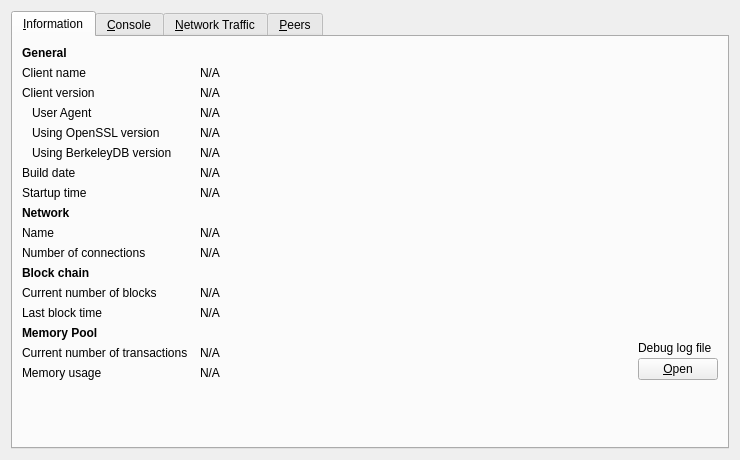
<?xml version="1.0" encoding="UTF-8"?>
<ui version="4.0">
 <class>RPCConsole</class>
 <widget class="QWidget" name="RPCConsole">
  <property name="geometry">
   <rect>
    <x>0</x>
    <y>0</y>
    <width>740</width>
    <height>450</height>
   </rect>
  </property>
  <property name="windowTitle">
   <string>Debug window</string>
  </property>
  <layout class="QVBoxLayout" name="verticalLayout_2">
   <item>
    <widget class="QTabWidget" name="tabWidget">
     <property name="currentIndex">
      <number>0</number>
     </property>
     <widget class="QWidget" name="tab_info">
      <attribute name="title">
       <string>&amp;Information</string>
      </attribute>
      <layout class="QGridLayout" name="gridLayout" columnstretch="0,1,0">
       <property name="horizontalSpacing">
        <number>12</number>
       </property>
       <item row="0" column="0">
        <widget class="QLabel" name="label_9">
         <property name="font">
          <font>
           <weight>75</weight>
           <bold>true</bold>
          </font>
         </property>
         <property name="text">
          <string>General</string>
         </property>
        </widget>
       </item>
       <item row="1" column="0">
        <widget class="QLabel" name="label_5">
         <property name="text">
          <string>Client name</string>
         </property>
        </widget>
       </item>
       <item row="1" column="1" colspan="2">
        <widget class="QLabel" name="clientName">
         <property name="cursor">
          <cursorShape>IBeamCursor</cursorShape>
         </property>
         <property name="text">
          <string>N/A</string>
         </property>
         <property name="textFormat">
          <enum>Qt::PlainText</enum>
         </property>
         <property name="textInteractionFlags">
          <set>Qt::LinksAccessibleByMouse|Qt::TextSelectableByKeyboard|Qt::TextSelectableByMouse</set>
         </property>
        </widget>
       </item>
       <item row="2" column="0">
        <widget class="QLabel" name="label_6">
         <property name="text">
          <string>Client version</string>
         </property>
        </widget>
       </item>
       <item row="2" column="1" colspan="2">
        <widget class="QLabel" name="clientVersion">
         <property name="cursor">
          <cursorShape>IBeamCursor</cursorShape>
         </property>
         <property name="text">
          <string>N/A</string>
         </property>
         <property name="textFormat">
          <enum>Qt::PlainText</enum>
         </property>
         <property name="textInteractionFlags">
          <set>Qt::LinksAccessibleByMouse|Qt::TextSelectableByKeyboard|Qt::TextSelectableByMouse</set>
         </property>
        </widget>
       </item>
       <item row="3" column="0">
        <widget class="QLabel" name="labelClientUserAgent">
         <property name="text">
          <string>User Agent</string>
         </property>
         <property name="indent">
          <number>10</number>
         </property>
        </widget>
       </item>
       <item row="3" column="1" colspan="2">
        <widget class="QLabel" name="clientUserAgent">
         <property name="cursor">
          <cursorShape>IBeamCursor</cursorShape>
         </property>
         <property name="text">
          <string>N/A</string>
         </property>
         <property name="textFormat">
          <enum>Qt::PlainText</enum>
         </property>
         <property name="textInteractionFlags">
          <set>Qt::LinksAccessibleByMouse|Qt::TextSelectableByKeyboard|Qt::TextSelectableByMouse</set>
         </property>
        </widget>
       </item>
       <item row="4" column="0">
        <widget class="QLabel" name="label_14">
         <property name="text">
          <string>Using OpenSSL version</string>
         </property>
         <property name="indent">
          <number>10</number>
         </property>
        </widget>
       </item>
       <item row="4" column="1" colspan="2">
        <widget class="QLabel" name="openSSLVersion">
         <property name="cursor">
          <cursorShape>IBeamCursor</cursorShape>
         </property>
         <property name="text">
          <string>N/A</string>
         </property>
         <property name="textFormat">
          <enum>Qt::PlainText</enum>
         </property>
         <property name="textInteractionFlags">
          <set>Qt::LinksAccessibleByMouse|Qt::TextSelectableByKeyboard|Qt::TextSelectableByMouse</set>
         </property>
        </widget>
       </item>
       <item row="5" column="0">
        <widget class="QLabel" name="label_berkeleyDBVersion">
         <property name="text">
          <string>Using BerkeleyDB version</string>
         </property>
         <property name="indent">
          <number>10</number>
         </property>
        </widget>
       </item>
       <item row="5" column="1" colspan="2">
        <widget class="QLabel" name="berkeleyDBVersion">
         <property name="cursor">
          <cursorShape>IBeamCursor</cursorShape>
         </property>
         <property name="text">
          <string>N/A</string>
         </property>
         <property name="textFormat">
          <enum>Qt::PlainText</enum>
         </property>
         <property name="textInteractionFlags">
          <set>Qt::LinksAccessibleByMouse|Qt::TextSelectableByKeyboard|Qt::TextSelectableByMouse</set>
         </property>
        </widget>
       </item>
       <item row="6" column="0">
        <widget class="QLabel" name="label_12">
         <property name="text">
          <string>Build date</string>
         </property>
        </widget>
       </item>
       <item row="6" column="1" colspan="2">
        <widget class="QLabel" name="buildDate">
         <property name="cursor">
          <cursorShape>IBeamCursor</cursorShape>
         </property>
         <property name="text">
          <string>N/A</string>
         </property>
         <property name="textFormat">
          <enum>Qt::PlainText</enum>
         </property>
         <property name="textInteractionFlags">
          <set>Qt::LinksAccessibleByMouse|Qt::TextSelectableByKeyboard|Qt::TextSelectableByMouse</set>
         </property>
        </widget>
       </item>
       <item row="7" column="0">
        <widget class="QLabel" name="label_13">
         <property name="text">
          <string>Startup time</string>
         </property>
        </widget>
       </item>
       <item row="7" column="1" colspan="2">
        <widget class="QLabel" name="startupTime">
         <property name="cursor">
          <cursorShape>IBeamCursor</cursorShape>
         </property>
         <property name="text">
          <string>N/A</string>
         </property>
         <property name="textFormat">
          <enum>Qt::PlainText</enum>
         </property>
         <property name="textInteractionFlags">
          <set>Qt::LinksAccessibleByMouse|Qt::TextSelectableByKeyboard|Qt::TextSelectableByMouse</set>
         </property>
        </widget>
       </item>
       <item row="9" column="0">
        <widget class="QLabel" name="label_8">
         <property name="text">
          <string>Name</string>
         </property>
        </widget>
       </item>
       <item row="9" column="1" colspan="2">
        <widget class="QLabel" name="networkName">
         <property name="cursor">
          <cursorShape>IBeamCursor</cursorShape>
         </property>
         <property name="text">
          <string>N/A</string>
         </property>
         <property name="textFormat">
          <enum>Qt::PlainText</enum>
         </property>
         <property name="textInteractionFlags">
          <set>Qt::LinksAccessibleByMouse|Qt::TextSelectableByKeyboard|Qt::TextSelectableByMouse</set>
         </property>
        </widget>
       </item>
       <item row="10" column="0">
        <widget class="QLabel" name="label_7">
         <property name="text">
          <string>Number of connections</string>
         </property>
        </widget>
       </item>
       <item row="10" column="1" colspan="2">
        <widget class="QLabel" name="numberOfConnections">
         <property name="cursor">
          <cursorShape>IBeamCursor</cursorShape>
         </property>
         <property name="text">
          <string>N/A</string>
         </property>
         <property name="textFormat">
          <enum>Qt::PlainText</enum>
         </property>
         <property name="textInteractionFlags">
          <set>Qt::LinksAccessibleByMouse|Qt::TextSelectableByKeyboard|Qt::TextSelectableByMouse</set>
         </property>
        </widget>
       </item>
       <item row="11" column="0">
        <widget class="QLabel" name="label_10">
         <property name="font">
          <font>
           <weight>75</weight>
           <bold>true</bold>
          </font>
         </property>
         <property name="text">
          <string>Block chain</string>
         </property>
        </widget>
       </item>
       <item row="12" column="0">
        <widget class="QLabel" name="label_3">
         <property name="text">
          <string>Current number of blocks</string>
         </property>
        </widget>
       </item>
       <item row="12" column="1" colspan="2">
        <widget class="QLabel" name="numberOfBlocks">
         <property name="cursor">
          <cursorShape>IBeamCursor</cursorShape>
         </property>
         <property name="text">
          <string>N/A</string>
         </property>
         <property name="textFormat">
          <enum>Qt::PlainText</enum>
         </property>
         <property name="textInteractionFlags">
          <set>Qt::LinksAccessibleByMouse|Qt::TextSelectableByKeyboard|Qt::TextSelectableByMouse</set>
         </property>
        </widget>
       </item>
       <item row="13" column="0">
        <widget class="QLabel" name="labelLastBlockTime">
         <property name="text">
          <string>Last block time</string>
         </property>
        </widget>
       </item>
       <item row="13" column="1" colspan="2">
        <widget class="QLabel" name="lastBlockTime">
         <property name="cursor">
          <cursorShape>IBeamCursor</cursorShape>
         </property>
         <property name="text">
          <string>N/A</string>
         </property>
         <property name="textFormat">
          <enum>Qt::PlainText</enum>
         </property>
         <property name="textInteractionFlags">
          <set>Qt::LinksAccessibleByMouse|Qt::TextSelectableByKeyboard|Qt::TextSelectableByMouse</set>
         </property>
        </widget>
       </item>
       <item row="14" column="0">
        <widget class="QLabel" name="labelMempoolTitle">
         <property name="font">
          <font>
           <weight>75</weight>
           <bold>true</bold>
          </font>
         </property>
         <property name="text">
          <string>Memory Pool</string>
         </property>
        </widget>
       </item>
       <item row="15" column="0">
        <widget class="QLabel" name="labelNumberOfTransactions">
         <property name="text">
          <string>Current number of transactions</string>
         </property>
        </widget>
       </item>
       <item row="15" column="1">
        <widget class="QLabel" name="mempoolNumberTxs">
         <property name="cursor">
          <cursorShape>IBeamCursor</cursorShape>
         </property>
         <property name="text">
          <string>N/A</string>
         </property>
         <property name="textFormat">
          <enum>Qt::PlainText</enum>
         </property>
         <property name="textInteractionFlags">
          <set>Qt::LinksAccessibleByMouse|Qt::TextSelectableByKeyboard|Qt::TextSelectableByMouse</set>
         </property>
        </widget>
       </item>
       <item row="8" column="0">
        <widget class="QLabel" name="labelNetwork">
         <property name="font">
          <font>
           <weight>75</weight>
           <bold>true</bold>
          </font>
         </property>
         <property name="text">
          <string>Network</string>
         </property>
        </widget>
       </item>
       <item row="16" column="0">
        <widget class="QLabel" name="labelMemoryUsage">
         <property name="text">
          <string>Memory usage</string>
         </property>
        </widget>
       </item>
       <item row="16" column="1">
        <widget class="QLabel" name="mempoolSize">
         <property name="cursor">
          <cursorShape>IBeamCursor</cursorShape>
         </property>
         <property name="text">
          <string>N/A</string>
         </property>
         <property name="textFormat">
          <enum>Qt::PlainText</enum>
         </property>
         <property name="textInteractionFlags">
          <set>Qt::LinksAccessibleByMouse|Qt::TextSelectableByKeyboard|Qt::TextSelectableByMouse</set>
         </property>
        </widget>
       </item>
       <item row="14" column="2" rowspan="3">
        <layout class="QVBoxLayout" name="verticalLayoutDebugButton">
         <property name="spacing">
          <number>3</number>
         </property>
         <item>
          <spacer name="verticalSpacer_2">
           <property name="orientation">
            <enum>Qt::Vertical</enum>
           </property>
           <property name="sizeHint" stdset="0">
            <size>
             <width>10</width>
             <height>5</height>
            </size>
           </property>
          </spacer>
         </item>
         <item>
          <widget class="QLabel" name="labelDebugLogfile">
           <property name="text">
            <string>Debug log file</string>
           </property>
          </widget>
         </item>
         <item>
          <widget class="QPushButton" name="openDebugLogfileButton">
           <property name="toolTip">
            <string>Open the BitMinima Core debug log file from the current data directory. This can take a few seconds for large log files.</string>
           </property>
           <property name="text">
            <string>&amp;Open</string>
           </property>
           <property name="autoDefault">
            <bool>false</bool>
           </property>
          </widget>
         </item>
        </layout>
       </item>
       <item row="18" column="0">
        <spacer name="verticalSpacer">
         <property name="orientation">
          <enum>Qt::Vertical</enum>
         </property>
         <property name="sizeHint" stdset="0">
          <size>
           <width>20</width>
           <height>40</height>
          </size>
         </property>
        </spacer>
       </item>
      </layout>
     </widget>
     <widget class="QWidget" name="tab_console">
      <attribute name="title">
       <string>&amp;Console</string>
      </attribute>
      <layout class="QVBoxLayout" name="verticalLayout_3">
       <property name="spacing">
        <number>3</number>
       </property>
       <item>
        <widget class="QTextEdit" name="messagesWidget">
         <property name="minimumSize">
          <size>
           <width>0</width>
           <height>100</height>
          </size>
         </property>
         <property name="readOnly">
          <bool>true</bool>
         </property>
         <property name="tabKeyNavigation" stdset="0">
          <bool>false</bool>
         </property>
         <property name="columnCount" stdset="0">
          <number>2</number>
         </property>
        </widget>
       </item>
       <item>
        <layout class="QHBoxLayout" name="horizontalLayout">
         <property name="spacing">
          <number>3</number>
         </property>
         <item>
          <widget class="QLabel" name="label">
           <property name="text">
            <string notr="true">&gt;</string>
           </property>
          </widget>
         </item>
         <item>
          <widget class="QLineEdit" name="lineEdit"/>
         </item>
         <item>
          <widget class="QPushButton" name="clearButton">
           <property name="maximumSize">
            <size>
             <width>24</width>
             <height>24</height>
            </size>
           </property>
           <property name="toolTip">
            <string>Clear console</string>
           </property>
           <property name="text">
            <string/>
           </property>
           <property name="icon">
            <iconset resource="../bitcoin.qrc">
             <normaloff>:/icons/remove</normaloff>:/icons/remove</iconset>
           </property>
           <property name="shortcut">
            <string notr="true">Ctrl+L</string>
           </property>
           <property name="autoDefault">
            <bool>false</bool>
           </property>
          </widget>
         </item>
        </layout>
       </item>
      </layout>
     </widget>
     <widget class="QWidget" name="tab_nettraffic">
      <attribute name="title">
       <string>&amp;Network Traffic</string>
      </attribute>
      <layout class="QHBoxLayout" name="horizontalLayout_3">
       <item>
        <layout class="QVBoxLayout" name="verticalLayout_4">
         <item>
          <widget class="TrafficGraphWidget" name="trafficGraph" native="true">
           <property name="sizePolicy">
            <sizepolicy hsizetype="Expanding" vsizetype="Expanding">
             <horstretch>0</horstretch>
             <verstretch>0</verstretch>
            </sizepolicy>
           </property>
          </widget>
         </item>
         <item>
          <layout class="QHBoxLayout" name="horizontalLayout_2">
           <item>
            <widget class="QSlider" name="sldGraphRange">
             <property name="minimum">
              <number>1</number>
             </property>
             <property name="maximum">
              <number>288</number>
             </property>
             <property name="pageStep">
              <number>12</number>
             </property>
             <property name="value">
              <number>6</number>
             </property>
             <property name="orientation">
              <enum>Qt::Horizontal</enum>
             </property>
            </widget>
           </item>
           <item>
            <widget class="QLabel" name="lblGraphRange">
             <property name="minimumSize">
              <size>
               <width>100</width>
               <height>0</height>
              </size>
             </property>
             <property name="alignment">
              <set>Qt::AlignCenter</set>
             </property>
            </widget>
           </item>
           <item>
            <widget class="QPushButton" name="btnClearTrafficGraph">
             <property name="text">
              <string>&amp;Clear</string>
             </property>
             <property name="autoDefault">
              <bool>false</bool>
             </property>
            </widget>
           </item>
          </layout>
         </item>
        </layout>
       </item>
       <item>
        <layout class="QVBoxLayout" name="verticalLayout">
         <item>
          <widget class="QGroupBox" name="groupBox">
           <property name="title">
            <string>Totals</string>
           </property>
           <layout class="QVBoxLayout" name="verticalLayout_5">
            <item>
             <layout class="QHBoxLayout" name="horizontalLayout_4">
              <item>
               <widget class="Line" name="line">
                <property name="sizePolicy">
                 <sizepolicy hsizetype="Fixed" vsizetype="Fixed">
                  <horstretch>0</horstretch>
                  <verstretch>0</verstretch>
                 </sizepolicy>
                </property>
                <property name="minimumSize">
                 <size>
                  <width>10</width>
                  <height>0</height>
                 </size>
                </property>
                <property name="palette">
                 <palette>
                  <active>
                   <colorrole role="Light">
                    <brush brushstyle="SolidPattern">
                     <color alpha="255">
                      <red>0</red>
                      <green>255</green>
                      <blue>0</blue>
                     </color>
                    </brush>
                   </colorrole>
                  </active>
                  <inactive>
                   <colorrole role="Light">
                    <brush brushstyle="SolidPattern">
                     <color alpha="255">
                      <red>0</red>
                      <green>255</green>
                      <blue>0</blue>
                     </color>
                    </brush>
                   </colorrole>
                  </inactive>
                  <disabled>
                   <colorrole role="Light">
                    <brush brushstyle="SolidPattern">
                     <color alpha="255">
                      <red>0</red>
                      <green>255</green>
                      <blue>0</blue>
                     </color>
                    </brush>
                   </colorrole>
                  </disabled>
                 </palette>
                </property>
                <property name="orientation">
                 <enum>Qt::Horizontal</enum>
                </property>
               </widget>
              </item>
              <item>
               <widget class="QLabel" name="label_16">
                <property name="text">
                 <string>Received</string>
                </property>
               </widget>
              </item>
              <item>
               <widget class="QLabel" name="lblBytesIn">
                <property name="minimumSize">
                 <size>
                  <width>50</width>
                  <height>0</height>
                 </size>
                </property>
                <property name="alignment">
                 <set>Qt::AlignRight|Qt::AlignTrailing|Qt::AlignVCenter</set>
                </property>
               </widget>
              </item>
             </layout>
            </item>
            <item>
             <layout class="QHBoxLayout" name="horizontalLayout_5">
              <item>
               <widget class="Line" name="line_2">
                <property name="sizePolicy">
                 <sizepolicy hsizetype="Fixed" vsizetype="Fixed">
                  <horstretch>0</horstretch>
                  <verstretch>0</verstretch>
                 </sizepolicy>
                </property>
                <property name="minimumSize">
                 <size>
                  <width>10</width>
                  <height>0</height>
                 </size>
                </property>
                <property name="palette">
                 <palette>
                  <active>
                   <colorrole role="Light">
                    <brush brushstyle="SolidPattern">
                     <color alpha="255">
                      <red>255</red>
                      <green>0</green>
                      <blue>0</blue>
                     </color>
                    </brush>
                   </colorrole>
                  </active>
                  <inactive>
                   <colorrole role="Light">
                    <brush brushstyle="SolidPattern">
                     <color alpha="255">
                      <red>255</red>
                      <green>0</green>
                      <blue>0</blue>
                     </color>
                    </brush>
                   </colorrole>
                  </inactive>
                  <disabled>
                   <colorrole role="Light">
                    <brush brushstyle="SolidPattern">
                     <color alpha="255">
                      <red>255</red>
                      <green>0</green>
                      <blue>0</blue>
                     </color>
                    </brush>
                   </colorrole>
                  </disabled>
                 </palette>
                </property>
                <property name="orientation">
                 <enum>Qt::Horizontal</enum>
                </property>
               </widget>
              </item>
              <item>
               <widget class="QLabel" name="label_17">
                <property name="text">
                 <string>Sent</string>
                </property>
               </widget>
              </item>
              <item>
               <widget class="QLabel" name="lblBytesOut">
                <property name="minimumSize">
                 <size>
                  <width>50</width>
                  <height>0</height>
                 </size>
                </property>
                <property name="alignment">
                 <set>Qt::AlignRight|Qt::AlignTrailing|Qt::AlignVCenter</set>
                </property>
               </widget>
              </item>
             </layout>
            </item>
            <item>
             <spacer name="verticalSpacer_4">
              <property name="orientation">
               <enum>Qt::Vertical</enum>
              </property>
              <property name="sizeHint" stdset="0">
               <size>
                <width>20</width>
                <height>407</height>
               </size>
              </property>
             </spacer>
            </item>
           </layout>
          </widget>
         </item>
        </layout>
       </item>
      </layout>
     </widget>
     <widget class="QWidget" name="tab_peers">
      <attribute name="title">
       <string>&amp;Peers</string>
      </attribute>
      <layout class="QGridLayout" name="gridLayout_2">
       <item row="0" column="0" rowspan="2">
        <layout class="QVBoxLayout" name="verticalLayout_101">
         <property name="spacing">
          <number>0</number>
         </property>
         <item>
          <widget class="QTableView" name="peerWidget">
           <property name="horizontalScrollBarPolicy">
            <enum>Qt::ScrollBarAsNeeded</enum>
           </property>
           <property name="sortingEnabled">
            <bool>true</bool>
           </property>
           <attribute name="horizontalHeaderHighlightSections">
            <bool>false</bool>
           </attribute>
          </widget>
         </item>
         <item>
          <widget class="QLabel" name="banHeading">
           <property name="sizePolicy">
            <sizepolicy hsizetype="Preferred" vsizetype="Minimum">
             <horstretch>0</horstretch>
             <verstretch>0</verstretch>
            </sizepolicy>
           </property>
           <property name="minimumSize">
            <size>
             <width>300</width>
             <height>32</height>
            </size>
           </property>
           <property name="maximumSize">
            <size>
             <width>16777215</width>
             <height>32</height>
            </size>
           </property>
           <property name="font">
            <font>
             <pointsize>12</pointsize>
            </font>
           </property>
           <property name="cursor">
            <cursorShape>IBeamCursor</cursorShape>
           </property>
           <property name="text">
            <string>Banned peers</string>
           </property>
           <property name="alignment">
            <set>Qt::AlignBottom|Qt::AlignLeading|Qt::AlignLeft</set>
           </property>
           <property name="wordWrap">
            <bool>true</bool>
           </property>
           <property name="textInteractionFlags">
            <set>Qt::NoTextInteraction</set>
           </property>
          </widget>
         </item>
         <item>
          <widget class="QTableView" name="banlistWidget">
           <property name="sizePolicy">
            <sizepolicy hsizetype="Expanding" vsizetype="Expanding">
             <horstretch>0</horstretch>
             <verstretch>0</verstretch>
            </sizepolicy>
           </property>
           <property name="horizontalScrollBarPolicy">
            <enum>Qt::ScrollBarAsNeeded</enum>
           </property>
           <property name="sortingEnabled">
            <bool>true</bool>
           </property>
           <attribute name="horizontalHeaderHighlightSections">
            <bool>false</bool>
           </attribute>
          </widget>
         </item>
        </layout>
       </item>
       <item row="0" column="1">
        <widget class="QLabel" name="peerHeading">
         <property name="sizePolicy">
          <sizepolicy hsizetype="Preferred" vsizetype="Minimum">
           <horstretch>0</horstretch>
           <verstretch>0</verstretch>
          </sizepolicy>
         </property>
         <property name="minimumSize">
          <size>
           <width>300</width>
           <height>32</height>
          </size>
         </property>
         <property name="font">
          <font>
           <pointsize>10</pointsize>
          </font>
         </property>
         <property name="cursor">
          <cursorShape>IBeamCursor</cursorShape>
         </property>
         <property name="text">
          <string>Select a peer to view detailed information.</string>
         </property>
         <property name="alignment">
          <set>Qt::AlignHCenter|Qt::AlignTop</set>
         </property>
         <property name="wordWrap">
          <bool>true</bool>
         </property>
         <property name="textInteractionFlags">
          <set>Qt::LinksAccessibleByMouse|Qt::TextSelectableByKeyboard|Qt::TextSelectableByMouse</set>
         </property>
        </widget>
       </item>
       <item row="1" column="1">
        <widget class="QWidget" name="detailWidget" native="true">
         <property name="minimumSize">
          <size>
           <width>300</width>
           <height>0</height>
          </size>
         </property>
         <layout class="QGridLayout" name="gridLayout_3">
          <item row="0" column="0">
           <widget class="QLabel" name="label_30">
            <property name="text">
             <string>Whitelisted</string>
            </property>
           </widget>
          </item>
          <item row="0" column="2">
           <widget class="QLabel" name="peerWhitelisted">
            <property name="cursor">
             <cursorShape>IBeamCursor</cursorShape>
            </property>
            <property name="text">
             <string>N/A</string>
            </property>
            <property name="textFormat">
             <enum>Qt::PlainText</enum>
            </property>
            <property name="textInteractionFlags">
             <set>Qt::LinksAccessibleByMouse|Qt::TextSelectableByKeyboard|Qt::TextSelectableByMouse</set>
            </property>
           </widget>
          </item>
          <item row="1" column="0">
           <widget class="QLabel" name="label_23">
            <property name="text">
             <string>Direction</string>
            </property>
           </widget>
          </item>
          <item row="1" column="2">
           <widget class="QLabel" name="peerDirection">
            <property name="cursor">
             <cursorShape>IBeamCursor</cursorShape>
            </property>
            <property name="text">
             <string>N/A</string>
            </property>
            <property name="textFormat">
             <enum>Qt::PlainText</enum>
            </property>
            <property name="textInteractionFlags">
             <set>Qt::LinksAccessibleByMouse|Qt::TextSelectableByKeyboard|Qt::TextSelectableByMouse</set>
            </property>
           </widget>
          </item>
          <item row="2" column="0">
           <widget class="QLabel" name="label_21">
            <property name="text">
             <string>Version</string>
            </property>
           </widget>
          </item>
          <item row="2" column="2">
           <widget class="QLabel" name="peerVersion">
            <property name="cursor">
             <cursorShape>IBeamCursor</cursorShape>
            </property>
            <property name="text">
             <string>N/A</string>
            </property>
            <property name="textFormat">
             <enum>Qt::PlainText</enum>
            </property>
            <property name="textInteractionFlags">
             <set>Qt::LinksAccessibleByMouse|Qt::TextSelectableByKeyboard|Qt::TextSelectableByMouse</set>
            </property>
           </widget>
          </item>
          <item row="3" column="0">
           <widget class="QLabel" name="label_28">
            <property name="text">
             <string>User Agent</string>
            </property>
           </widget>
          </item>
          <item row="3" column="2">
           <widget class="QLabel" name="peerSubversion">
            <property name="cursor">
             <cursorShape>IBeamCursor</cursorShape>
            </property>
            <property name="text">
             <string>N/A</string>
            </property>
            <property name="textFormat">
             <enum>Qt::PlainText</enum>
            </property>
            <property name="textInteractionFlags">
             <set>Qt::LinksAccessibleByMouse|Qt::TextSelectableByKeyboard|Qt::TextSelectableByMouse</set>
            </property>
           </widget>
          </item>
          <item row="4" column="0">
           <widget class="QLabel" name="label_4">
            <property name="text">
             <string>Services</string>
            </property>
           </widget>
          </item>
          <item row="4" column="2">
           <widget class="QLabel" name="peerServices">
            <property name="cursor">
             <cursorShape>IBeamCursor</cursorShape>
            </property>
            <property name="text">
             <string>N/A</string>
            </property>
            <property name="textFormat">
             <enum>Qt::PlainText</enum>
            </property>
            <property name="textInteractionFlags">
             <set>Qt::LinksAccessibleByMouse|Qt::TextSelectableByKeyboard|Qt::TextSelectableByMouse</set>
            </property>
           </widget>
          </item>
          <item row="5" column="0">
           <widget class="QLabel" name="label_29">
            <property name="text">
             <string>Starting Block</string>
            </property>
           </widget>
          </item>
          <item row="5" column="2">
           <widget class="QLabel" name="peerHeight">
            <property name="cursor">
             <cursorShape>IBeamCursor</cursorShape>
            </property>
            <property name="text">
             <string>N/A</string>
            </property>
            <property name="textFormat">
             <enum>Qt::PlainText</enum>
            </property>
            <property name="textInteractionFlags">
             <set>Qt::LinksAccessibleByMouse|Qt::TextSelectableByKeyboard|Qt::TextSelectableByMouse</set>
            </property>
           </widget>
          </item>
          <item row="6" column="0">
           <widget class="QLabel" name="label_27">
            <property name="text">
             <string>Synced Headers</string>
            </property>
           </widget>
          </item>
          <item row="6" column="2">
           <widget class="QLabel" name="peerSyncHeight">
            <property name="cursor">
             <cursorShape>IBeamCursor</cursorShape>
            </property>
            <property name="text">
             <string>N/A</string>
            </property>
            <property name="textFormat">
             <enum>Qt::PlainText</enum>
            </property>
            <property name="textInteractionFlags">
             <set>Qt::LinksAccessibleByMouse|Qt::TextSelectableByKeyboard|Qt::TextSelectableByMouse</set>
            </property>
           </widget>
          </item>
          <item row="7" column="0">
           <widget class="QLabel" name="label_25">
            <property name="text">
             <string>Synced Blocks</string>
            </property>
           </widget>
          </item>
          <item row="7" column="2">
           <widget class="QLabel" name="peerCommonHeight">
            <property name="cursor">
             <cursorShape>IBeamCursor</cursorShape>
            </property>
            <property name="text">
             <string>N/A</string>
            </property>
            <property name="textFormat">
             <enum>Qt::PlainText</enum>
            </property>
            <property name="textInteractionFlags">
             <set>Qt::LinksAccessibleByMouse|Qt::TextSelectableByKeyboard|Qt::TextSelectableByMouse</set>
            </property>
           </widget>
          </item>
          <item row="8" column="0">
           <widget class="QLabel" name="label_24">
            <property name="text">
             <string>Ban Score</string>
            </property>
           </widget>
          </item>
          <item row="8" column="2">
           <widget class="QLabel" name="peerBanScore">
            <property name="cursor">
             <cursorShape>IBeamCursor</cursorShape>
            </property>
            <property name="text">
             <string>N/A</string>
            </property>
            <property name="textFormat">
             <enum>Qt::PlainText</enum>
            </property>
            <property name="textInteractionFlags">
             <set>Qt::LinksAccessibleByMouse|Qt::TextSelectableByKeyboard|Qt::TextSelectableByMouse</set>
            </property>
           </widget>
          </item>
          <item row="9" column="0">
           <widget class="QLabel" name="label_22">
            <property name="text">
             <string>Connection Time</string>
            </property>
           </widget>
          </item>
          <item row="9" column="2">
           <widget class="QLabel" name="peerConnTime">
            <property name="cursor">
             <cursorShape>IBeamCursor</cursorShape>
            </property>
            <property name="text">
             <string>N/A</string>
            </property>
            <property name="textFormat">
             <enum>Qt::PlainText</enum>
            </property>
            <property name="textInteractionFlags">
             <set>Qt::LinksAccessibleByMouse|Qt::TextSelectableByKeyboard|Qt::TextSelectableByMouse</set>
            </property>
           </widget>
          </item>
          <item row="10" column="0">
           <widget class="QLabel" name="label_15">
            <property name="text">
             <string>Last Send</string>
            </property>
           </widget>
          </item>
          <item row="10" column="2">
           <widget class="QLabel" name="peerLastSend">
            <property name="cursor">
             <cursorShape>IBeamCursor</cursorShape>
            </property>
            <property name="text">
             <string>N/A</string>
            </property>
            <property name="textFormat">
             <enum>Qt::PlainText</enum>
            </property>
            <property name="textInteractionFlags">
             <set>Qt::LinksAccessibleByMouse|Qt::TextSelectableByKeyboard|Qt::TextSelectableByMouse</set>
            </property>
           </widget>
          </item>
          <item row="11" column="0">
           <widget class="QLabel" name="label_19">
            <property name="text">
             <string>Last Receive</string>
            </property>
           </widget>
          </item>
          <item row="11" column="2">
           <widget class="QLabel" name="peerLastRecv">
            <property name="cursor">
             <cursorShape>IBeamCursor</cursorShape>
            </property>
            <property name="text">
             <string>N/A</string>
            </property>
            <property name="textFormat">
             <enum>Qt::PlainText</enum>
            </property>
            <property name="textInteractionFlags">
             <set>Qt::LinksAccessibleByMouse|Qt::TextSelectableByKeyboard|Qt::TextSelectableByMouse</set>
            </property>
           </widget>
          </item>
          <item row="12" column="0">
           <widget class="QLabel" name="label_18">
            <property name="text">
             <string>Sent</string>
            </property>
           </widget>
          </item>
          <item row="12" column="2">
           <widget class="QLabel" name="peerBytesSent">
            <property name="cursor">
             <cursorShape>IBeamCursor</cursorShape>
            </property>
            <property name="text">
             <string>N/A</string>
            </property>
            <property name="textFormat">
             <enum>Qt::PlainText</enum>
            </property>
            <property name="textInteractionFlags">
             <set>Qt::LinksAccessibleByMouse|Qt::TextSelectableByKeyboard|Qt::TextSelectableByMouse</set>
            </property>
           </widget>
          </item>
          <item row="13" column="0">
           <widget class="QLabel" name="label_20">
            <property name="text">
             <string>Received</string>
            </property>
           </widget>
          </item>
          <item row="13" column="2">
           <widget class="QLabel" name="peerBytesRecv">
            <property name="cursor">
             <cursorShape>IBeamCursor</cursorShape>
            </property>
            <property name="text">
             <string>N/A</string>
            </property>
            <property name="textFormat">
             <enum>Qt::PlainText</enum>
            </property>
            <property name="textInteractionFlags">
             <set>Qt::LinksAccessibleByMouse|Qt::TextSelectableByKeyboard|Qt::TextSelectableByMouse</set>
            </property>
           </widget>
          </item>
          <item row="14" column="0">
           <widget class="QLabel" name="label_26">
            <property name="text">
             <string>Ping Time</string>
            </property>
           </widget>
          </item>
          <item row="14" column="2">
           <widget class="QLabel" name="peerPingTime">
            <property name="cursor">
             <cursorShape>IBeamCursor</cursorShape>
            </property>
            <property name="text">
             <string>N/A</string>
            </property>
            <property name="textFormat">
             <enum>Qt::PlainText</enum>
            </property>
            <property name="textInteractionFlags">
             <set>Qt::LinksAccessibleByMouse|Qt::TextSelectableByKeyboard|Qt::TextSelectableByMouse</set>
            </property>
           </widget>
          </item>
          <item row="15" column="0">
           <widget class="QLabel" name="peerPingWaitLabel">
            <property name="toolTip">
             <string>The duration of a currently outstanding ping.</string>
            </property>
            <property name="text">
             <string>Ping Wait</string>
            </property>
           </widget>
          </item>
          <item row="15" column="2">
           <widget class="QLabel" name="peerPingWait">
            <property name="cursor">
             <cursorShape>IBeamCursor</cursorShape>
            </property>
            <property name="text">
             <string>N/A</string>
            </property>
            <property name="textFormat">
             <enum>Qt::PlainText</enum>
            </property>
            <property name="textInteractionFlags">
             <set>Qt::LinksAccessibleByMouse|Qt::TextSelectableByKeyboard|Qt::TextSelectableByMouse</set>
            </property>
           </widget>
          </item>
          <item row="16" column="0">
           <widget class="QLabel" name="label_timeoffset">
            <property name="text">
             <string>Time Offset</string>
            </property>
           </widget>
          </item>
          <item row="16" column="2">
           <widget class="QLabel" name="timeoffset">
            <property name="cursor">
             <cursorShape>IBeamCursor</cursorShape>
            </property>
            <property name="text">
             <string>N/A</string>
            </property>
            <property name="textFormat">
             <enum>Qt::PlainText</enum>
            </property>
            <property name="textInteractionFlags">
             <set>Qt::LinksAccessibleByMouse|Qt::TextSelectableByKeyboard|Qt::TextSelectableByMouse</set>
            </property>
           </widget>
          </item>
          <item row="17" column="1">
           <spacer name="verticalSpacer_3">
            <property name="orientation">
             <enum>Qt::Vertical</enum>
            </property>
            <property name="sizeHint" stdset="0">
             <size>
              <width>20</width>
              <height>40</height>
             </size>
            </property>
           </spacer>
          </item>
         </layout>
        </widget>
       </item>
      </layout>
     </widget>
    </widget>
   </item>
  </layout>
 </widget>
 <customwidgets>
  <customwidget>
   <class>TrafficGraphWidget</class>
   <extends>QWidget</extends>
   <header>trafficgraphwidget.h</header>
   <container>1</container>
   <slots>
    <slot>clear()</slot>
   </slots>
  </customwidget>
 </customwidgets>
 <resources>
  <include location="../bitcoin.qrc"/>
 </resources>
 <connections/>
</ui>
